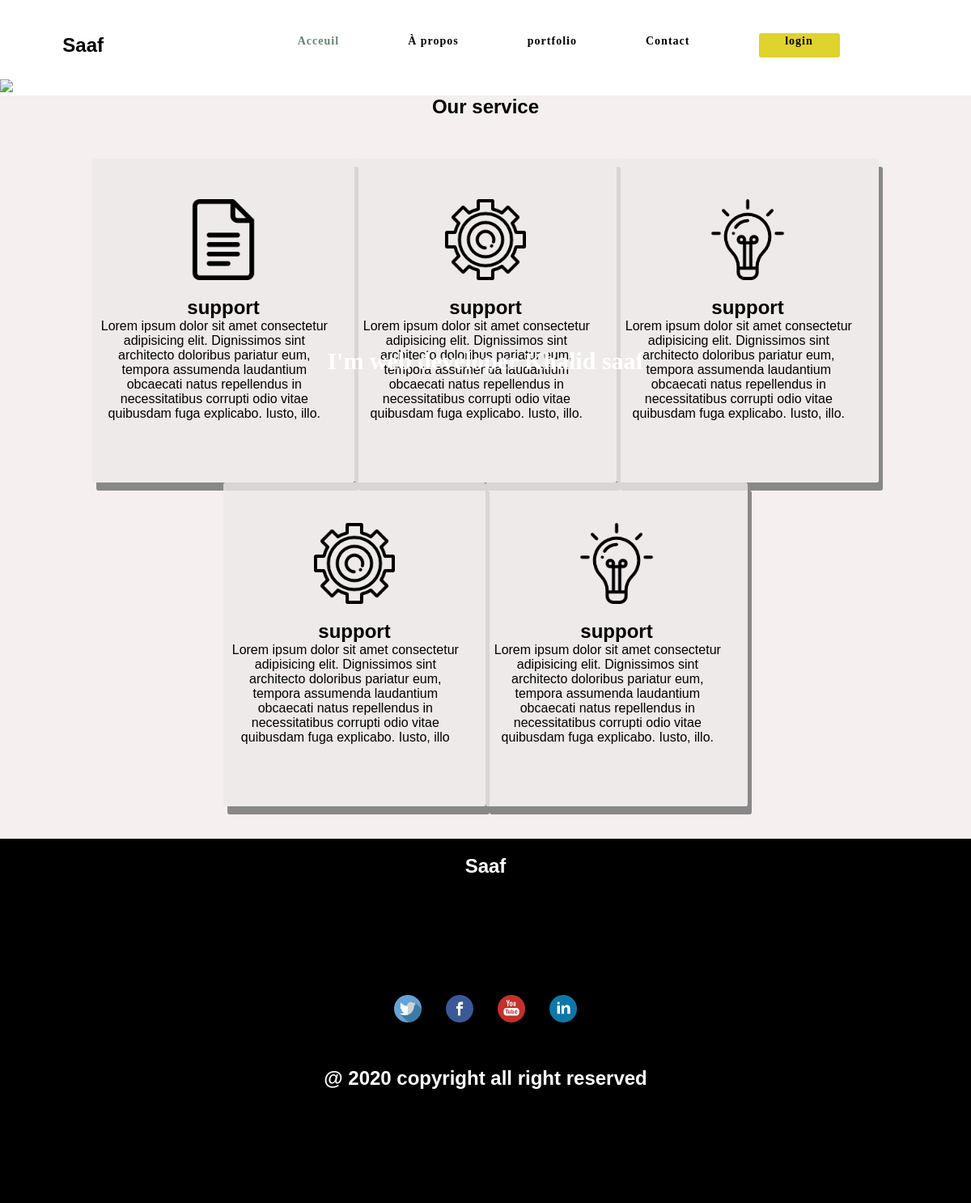
The app's page /, older data.
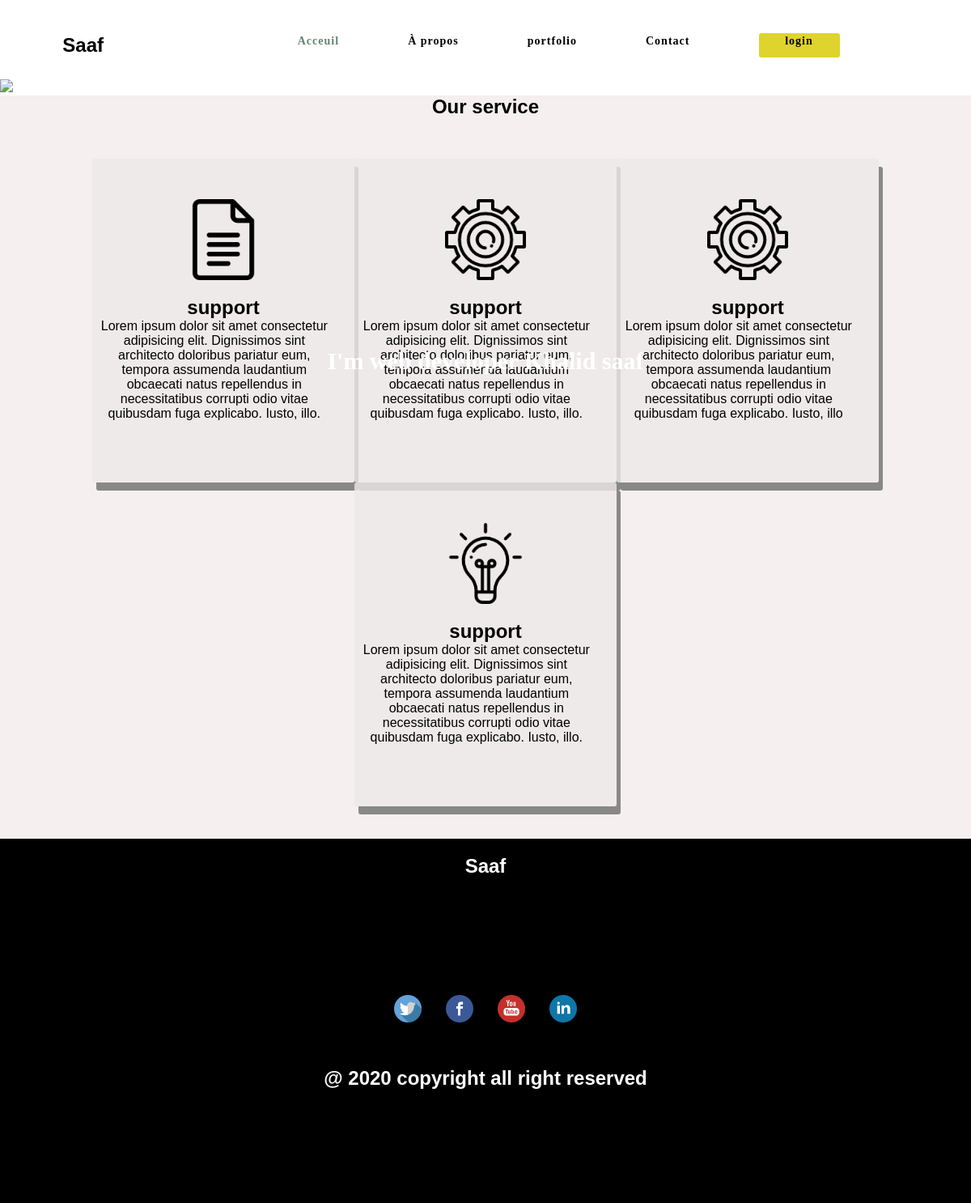
The same page, newer data.
### tables this page shows
CREATE TABLE IF NOT EXISTS `services` (
  `id` int(60) NOT NULL AUTO_INCREMENT,
  `service_image` text NOT NULL,
  `service_titre` varchar(100) NOT NULL,
  `service_text` text NOT NULL,
  PRIMARY KEY (`id`)
);

### indexaction.php (called while the page is built, shortened)
<?php
				$db = mysqli_connect('localhost', 'root', '', 'portfolio');
				 $results = mysqli_query($db, "SELECT * FROM services");
?>

### index.php (the view, shortened to what this page needs)
<?php
 include "indexaction.php";
?>
<!DOCTYPE html>
<html lang="en">
<head>
    <link rel="stylesheet" href="css/accueil.css">
</head>
<body>
    <nav>
        <div class="logo">
            <a href="index.php"  target="_self" ><h1>Saaf</h1> </a>
        </div>
        <ul class="navMenu">
            <li><a class="active" href="index.php">Acceuil</a></li>
            <li><a href="Apropo.php">À propos </a></li>
            <li class="active" id="act"><a href="portfolio.php">portfolio</a>
            </li>
            <li class="active"><a href="contact.php">Contact</a></li>
            <li class="active navMenu--login "><a href="login.php">login</a></li>
        </ul>
    </nav>
    <section class="sectionTeam">
        <img class="  sectionTeam-photo" src="Assets/coffee-2737047_1920.png">
        <div><h1 class="title" id="text">
            </h1></div>
    </section>
    <section class=" service ">
        <h1>Our service</h1>
        <div class="container">
          <?php while ($row = mysqli_fetch_array($results)) { ?>
        <div class="block0">
                <img src="images/<?= $row['service_image'];?>" alt="" class="image_portfolio">
                <h2  class="container-h"><?php echo $row['service_titre']; ?></h2>
                <p  class="container-p"> <?php echo $row['service_text']; ?> </p>
        </div>
        <?php } ?>
        </div>
    </section>
    <section>
        <div class="footer">
            <h1>Saaf</h1>
            <div class="logo">
                <img src="/PORTFOLIO/Assets/twitter.png" alt="">
                <img src="/PORTFOLIO/Assets/facebook-2.png" alt="">
                <img src="/PORTFOLIO/Assets/youtube.png" alt="">
                <img src="/PORTFOLIO/Assets/linkedin.png" alt="">
            </div>
            <h2>@ 2020 copyright all right reserved</h2>
        </div>
    </section>
</body>
</html>

Row changes from the older to the newer data that the page shows:
removed services: service_image (picture), service_titre "support", service_text "Lorem ipsum dolor sit amet consectetur adipisicing elit. Dignissimos sint architecto doloribus pariatur eum, tempora assumenda laudantium obcaecati natus repellendus in necessitatibus corrupti odio vitae quibusdam fuga explicabo. Iusto, illo."
